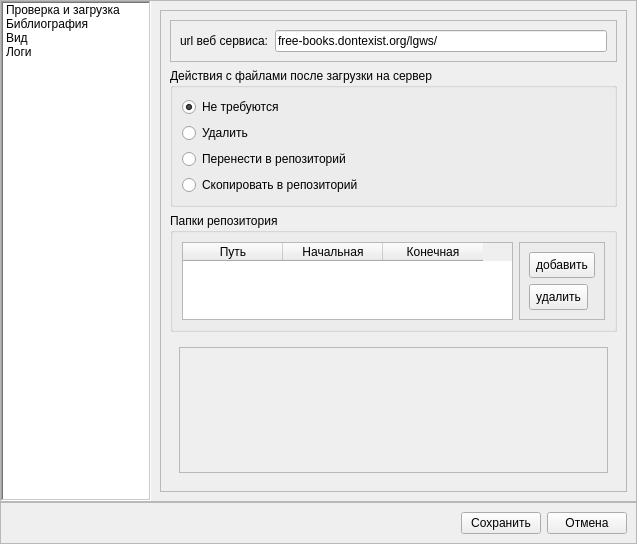
<?xml version="1.0" encoding="UTF-8"?>
<ui version="4.0">
 <class>guSettDialog</class>
 <widget class="QDialog" name="guSettDialog">
  <property name="geometry">
   <rect>
    <x>0</x>
    <y>0</y>
    <width>637</width>
    <height>463</height>
   </rect>
  </property>
  <property name="windowTitle">
   <string>Настройки программы</string>
  </property>
  <property name="windowIcon">
   <iconset resource="../resources/res.qrc">
    <normaloff>:/icons/configure.png</normaloff>:/icons/configure.png</iconset>
  </property>
  <layout class="QVBoxLayout" name="verticalLayout_2">
   <property name="spacing">
    <number>0</number>
   </property>
   <property name="margin">
    <number>0</number>
   </property>
   <item>
    <widget class="QFrame" name="frame">
     <property name="frameShape">
      <enum>QFrame::StyledPanel</enum>
     </property>
     <property name="frameShadow">
      <enum>QFrame::Raised</enum>
     </property>
     <layout class="QHBoxLayout" name="horizontalLayout">
      <property name="spacing">
       <number>0</number>
      </property>
      <property name="margin">
       <number>0</number>
      </property>
      <item>
       <widget class="QListWidget" name="listWidgetSettGroup">
        <property name="minimumSize">
         <size>
          <width>150</width>
          <height>0</height>
         </size>
        </property>
        <property name="maximumSize">
         <size>
          <width>150</width>
          <height>16777215</height>
         </size>
        </property>
        <property name="frameShape">
         <enum>QFrame::WinPanel</enum>
        </property>
        <property name="frameShadow">
         <enum>QFrame::Sunken</enum>
        </property>
        <item>
         <property name="text">
          <string>Проверка и загрузка</string>
         </property>
         <property name="flags">
          <set>ItemIsSelectable|ItemIsDragEnabled|ItemIsEnabled</set>
         </property>
        </item>
        <item>
         <property name="text">
          <string>Библиография</string>
         </property>
         <property name="flags">
          <set>ItemIsSelectable|ItemIsDragEnabled|ItemIsEnabled</set>
         </property>
        </item>
        <item>
         <property name="text">
          <string>Вид</string>
         </property>
         <property name="flags">
          <set>ItemIsSelectable|ItemIsDragEnabled|ItemIsEnabled</set>
         </property>
        </item>
        <item>
         <property name="text">
          <string>Логи</string>
         </property>
        </item>
       </widget>
      </item>
      <item>
       <widget class="QStackedWidget" name="stackedWidgetSettTabs">
        <property name="currentIndex">
         <number>0</number>
        </property>
        <widget class="QWidget" name="page_2">
         <layout class="QVBoxLayout" name="verticalLayout_4">
          <item>
           <widget class="QFrame" name="frame_3">
            <property name="frameShape">
             <enum>QFrame::StyledPanel</enum>
            </property>
            <property name="frameShadow">
             <enum>QFrame::Raised</enum>
            </property>
            <layout class="QVBoxLayout" name="verticalLayout_8">
             <item>
              <widget class="QFrame" name="frame_2">
               <property name="frameShape">
                <enum>QFrame::StyledPanel</enum>
               </property>
               <property name="frameShadow">
                <enum>QFrame::Raised</enum>
               </property>
               <layout class="QHBoxLayout" name="horizontalLayout_2">
                <item>
                 <widget class="QLabel" name="label">
                  <property name="sizePolicy">
                   <sizepolicy hsizetype="Preferred" vsizetype="Preferred">
                    <horstretch>0</horstretch>
                    <verstretch>0</verstretch>
                   </sizepolicy>
                  </property>
                  <property name="text">
                   <string>url веб сервиса:</string>
                  </property>
                 </widget>
                </item>
                <item>
                 <widget class="QLineEdit" name="lineEditServiceUrl">
                  <property name="sizePolicy">
                   <sizepolicy hsizetype="Expanding" vsizetype="Fixed">
                    <horstretch>0</horstretch>
                    <verstretch>0</verstretch>
                   </sizepolicy>
                  </property>
                  <property name="inputMethodHints">
                   <set>Qt::ImhUrlCharactersOnly</set>
                  </property>
                  <property name="text">
                   <string>free-books.dontexist.org/lgws/</string>
                  </property>
                 </widget>
                </item>
               </layout>
              </widget>
             </item>
             <item>
              <widget class="QGroupBox" name="groupBox_2">
               <property name="title">
                <string>Действия с файлами после загрузки на сервер</string>
               </property>
               <layout class="QVBoxLayout" name="verticalLayout_5">
                <item>
                 <widget class="QRadioButton" name="radioButtonInLibNoAction">
                  <property name="text">
                   <string>Не требуются</string>
                  </property>
                  <property name="checked">
                   <bool>true</bool>
                  </property>
                 </widget>
                </item>
                <item>
                 <widget class="QRadioButton" name="radioButtonInLibRemove">
                  <property name="text">
                   <string>Удалить</string>
                  </property>
                 </widget>
                </item>
                <item>
                 <widget class="QRadioButton" name="radioButtonInLibMoveToRep">
                  <property name="text">
                   <string>Перенести в репозиторий</string>
                  </property>
                 </widget>
                </item>
                <item>
                 <widget class="QRadioButton" name="radioButtonInLibCopyToRep">
                  <property name="text">
                   <string>Скопировать в репозиторий</string>
                  </property>
                 </widget>
                </item>
               </layout>
              </widget>
             </item>
             <item>
              <widget class="QGroupBox" name="groupBox">
               <property name="title">
                <string>Папки репозитория</string>
               </property>
               <layout class="QVBoxLayout" name="verticalLayout_3">
                <item>
                 <layout class="QGridLayout" name="gridLayout">
                  <item row="0" column="1">
                   <widget class="QFrame" name="frame_4">
                    <property name="frameShape">
                     <enum>QFrame::StyledPanel</enum>
                    </property>
                    <property name="frameShadow">
                     <enum>QFrame::Raised</enum>
                    </property>
                    <layout class="QVBoxLayout" name="verticalLayout">
                     <item>
                      <widget class="QToolButton" name="toolButton">
                       <property name="minimumSize">
                        <size>
                         <width>0</width>
                         <height>26</height>
                        </size>
                       </property>
                       <property name="text">
                        <string>добавить</string>
                       </property>
                       <property name="icon">
                        <iconset resource="../resources/res.qrc">
                         <normaloff>:/icons/add_22.png</normaloff>:/icons/add_22.png</iconset>
                       </property>
                       <property name="toolButtonStyle">
                        <enum>Qt::ToolButtonTextBesideIcon</enum>
                       </property>
                      </widget>
                     </item>
                     <item>
                      <widget class="QToolButton" name="toolButton_3">
                       <property name="minimumSize">
                        <size>
                         <width>0</width>
                         <height>26</height>
                        </size>
                       </property>
                       <property name="text">
                        <string>удалить</string>
                       </property>
                       <property name="icon">
                        <iconset resource="../resources/res.qrc">
                         <normaloff>:/icons/list_remove_22.png</normaloff>:/icons/list_remove_22.png</iconset>
                       </property>
                       <property name="toolButtonStyle">
                        <enum>Qt::ToolButtonTextBesideIcon</enum>
                       </property>
                      </widget>
                     </item>
                    </layout>
                   </widget>
                  </item>
                  <item row="0" column="0">
                   <widget class="QTableWidget" name="tableWidget">
                    <column>
                     <property name="text">
                      <string>Путь</string>
                     </property>
                    </column>
                    <column>
                     <property name="text">
                      <string>Начальная</string>
                     </property>
                    </column>
                    <column>
                     <property name="text">
                      <string>Конечная</string>
                     </property>
                    </column>
                   </widget>
                  </item>
                 </layout>
                </item>
               </layout>
              </widget>
             </item>
             <item>
              <widget class="QStackedWidget" name="stackedWidget_2">
               <property name="currentIndex">
                <number>1</number>
               </property>
               <widget class="QWidget" name="page_6">
                <layout class="QVBoxLayout" name="verticalLayout_6">
                 <item>
                  <widget class="QFrame" name="frame_8">
                   <property name="frameShape">
                    <enum>QFrame::StyledPanel</enum>
                   </property>
                   <property name="frameShadow">
                    <enum>QFrame::Raised</enum>
                   </property>
                   <layout class="QHBoxLayout" name="horizontalLayout_8">
                    <item>
                     <layout class="QGridLayout" name="gridLayout_3">
                      <item row="0" column="0">
                       <widget class="QLabel" name="label_6">
                        <property name="text">
                         <string>host:</string>
                        </property>
                       </widget>
                      </item>
                      <item row="0" column="1">
                       <widget class="QLineEdit" name="lineEdit_6">
                        <property name="text">
                         <string>localhost</string>
                        </property>
                       </widget>
                      </item>
                      <item row="1" column="0">
                       <widget class="QLabel" name="label_7">
                        <property name="text">
                         <string>port:</string>
                        </property>
                       </widget>
                      </item>
                      <item row="1" column="1">
                       <widget class="QLineEdit" name="lineEdit_7">
                        <property name="inputMethodHints">
                         <set>Qt::ImhDigitsOnly</set>
                        </property>
                        <property name="text">
                         <string>3232</string>
                        </property>
                       </widget>
                      </item>
                      <item row="2" column="0">
                       <widget class="QLabel" name="label_8">
                        <property name="text">
                         <string>user:</string>
                        </property>
                       </widget>
                      </item>
                      <item row="3" column="0">
                       <widget class="QLabel" name="label_9">
                        <property name="text">
                         <string>pass:</string>
                        </property>
                       </widget>
                      </item>
                      <item row="2" column="1">
                       <widget class="QLineEdit" name="lineEdit_8">
                        <property name="inputMethodHints">
                         <set>Qt::ImhNone</set>
                        </property>
                       </widget>
                      </item>
                      <item row="3" column="1">
                       <widget class="QLineEdit" name="lineEdit_9">
                        <property name="inputMethodHints">
                         <set>Qt::ImhNone</set>
                        </property>
                       </widget>
                      </item>
                     </layout>
                    </item>
                    <item>
                     <spacer name="horizontalSpacer_5">
                      <property name="orientation">
                       <enum>Qt::Horizontal</enum>
                      </property>
                      <property name="sizeHint" stdset="0">
                       <size>
                        <width>40</width>
                        <height>20</height>
                       </size>
                      </property>
                     </spacer>
                    </item>
                   </layout>
                  </widget>
                 </item>
                </layout>
               </widget>
               <widget class="QWidget" name="page_7">
                <layout class="QVBoxLayout" name="verticalLayout_7">
                 <item>
                  <widget class="QFrame" name="frame_9">
                   <property name="frameShape">
                    <enum>QFrame::StyledPanel</enum>
                   </property>
                   <property name="frameShadow">
                    <enum>QFrame::Raised</enum>
                   </property>
                   <layout class="QHBoxLayout" name="horizontalLayout_3">
                    <item>
                     <layout class="QGridLayout" name="gridLayout_2">
                      <property name="rightMargin">
                       <number>10</number>
                      </property>
                      <item row="0" column="0">
                       <spacer name="verticalSpacer_3">
                        <property name="orientation">
                         <enum>Qt::Vertical</enum>
                        </property>
                        <property name="sizeHint" stdset="0">
                         <size>
                          <width>20</width>
                          <height>40</height>
                         </size>
                        </property>
                       </spacer>
                      </item>
                     </layout>
                    </item>
                   </layout>
                  </widget>
                 </item>
                </layout>
               </widget>
              </widget>
             </item>
             <item>
              <spacer name="verticalSpacer_2">
               <property name="orientation">
                <enum>Qt::Vertical</enum>
               </property>
               <property name="sizeHint" stdset="0">
                <size>
                 <width>20</width>
                 <height>171</height>
                </size>
               </property>
              </spacer>
             </item>
            </layout>
           </widget>
          </item>
         </layout>
        </widget>
        <widget class="QWidget" name="page_4">
         <layout class="QVBoxLayout" name="verticalLayout_12">
          <item>
           <widget class="QFrame" name="frame_5">
            <property name="frameShape">
             <enum>QFrame::StyledPanel</enum>
            </property>
            <property name="frameShadow">
             <enum>QFrame::Raised</enum>
            </property>
            <layout class="QVBoxLayout" name="verticalLayout_14">
             <item>
              <widget class="QLabel" name="label_10">
               <property name="text">
                <string>&lt;!DOCTYPE HTML PUBLIC &quot;-//W3C//DTD HTML 4.0//EN&quot; &quot;http://www.w3.org/TR/REC-html40/strict.dtd&quot;&gt;
&lt;html&gt;&lt;head&gt;&lt;meta name=&quot;qrichtext&quot; content=&quot;1&quot; /&gt;&lt;style type=&quot;text/css&quot;&gt;
p, li { white-space: pre-wrap; }
&lt;/style&gt;&lt;/head&gt;&lt;body style=&quot; font-family:'MS Shell Dlg 2'; font-size:8.25pt; font-weight:400; font-style:normal;&quot;&gt;
&lt;p style=&quot; margin-top:0px; margin-bottom:0px; margin-left:0px; margin-right:0px; -qt-block-indent:0; text-indent:0px;&quot;&gt;&lt;span style=&quot; font-size:8pt;&quot;&gt;Добавьте источники в левый список и определите очередность получения библиографической информации (поиск осуществляется до первого найденного)&lt;/span&gt;&lt;/p&gt;&lt;/body&gt;&lt;/html&gt;</string>
               </property>
               <property name="wordWrap">
                <bool>true</bool>
               </property>
              </widget>
             </item>
             <item>
              <layout class="QHBoxLayout" name="horizontalLayout_5">
               <property name="rightMargin">
                <number>6</number>
               </property>
               <item>
                <widget class="QFrame" name="frame_12">
                 <property name="frameShape">
                  <enum>QFrame::StyledPanel</enum>
                 </property>
                 <property name="frameShadow">
                  <enum>QFrame::Raised</enum>
                 </property>
                 <layout class="QVBoxLayout" name="verticalLayout_17">
                  <item>
                   <widget class="QToolButton" name="toolButtonDataUp">
                    <property name="minimumSize">
                     <size>
                      <width>24</width>
                      <height>24</height>
                     </size>
                    </property>
                    <property name="text">
                     <string>...</string>
                    </property>
                    <property name="icon">
                     <iconset resource="../resources/res.qrc">
                      <normaloff>:/icons/up.png</normaloff>:/icons/up.png</iconset>
                    </property>
                   </widget>
                  </item>
                  <item>
                   <widget class="QToolButton" name="toolButtonDataDown">
                    <property name="minimumSize">
                     <size>
                      <width>24</width>
                      <height>24</height>
                     </size>
                    </property>
                    <property name="text">
                     <string>...</string>
                    </property>
                    <property name="icon">
                     <iconset resource="../resources/res.qrc">
                      <normaloff>:/icons/down.png</normaloff>:/icons/down.png</iconset>
                    </property>
                   </widget>
                  </item>
                  <item>
                   <spacer name="verticalSpacer_5">
                    <property name="orientation">
                     <enum>Qt::Vertical</enum>
                    </property>
                    <property name="sizeHint" stdset="0">
                     <size>
                      <width>20</width>
                      <height>40</height>
                     </size>
                    </property>
                   </spacer>
                  </item>
                 </layout>
                </widget>
               </item>
               <item>
                <widget class="QListWidget" name="listWidgetUsedDataSources">
                 <property name="maximumSize">
                  <size>
                   <width>150</width>
                   <height>16777215</height>
                  </size>
                 </property>
                 <item>
                  <property name="text">
                   <string>amazon.com</string>
                  </property>
                 </item>
                </widget>
               </item>
               <item>
                <widget class="QFrame" name="frame_10">
                 <property name="frameShape">
                  <enum>QFrame::StyledPanel</enum>
                 </property>
                 <property name="frameShadow">
                  <enum>QFrame::Raised</enum>
                 </property>
                 <layout class="QVBoxLayout" name="verticalLayout_13">
                  <item>
                   <widget class="QToolButton" name="toolButtonAddDataSource">
                    <property name="minimumSize">
                     <size>
                      <width>24</width>
                      <height>24</height>
                     </size>
                    </property>
                    <property name="text">
                     <string>...</string>
                    </property>
                    <property name="icon">
                     <iconset resource="../resources/res.qrc">
                      <normaloff>:/icons/back.png</normaloff>:/icons/back.png</iconset>
                    </property>
                   </widget>
                  </item>
                  <item>
                   <widget class="QToolButton" name="toolButtonRemoveDataSource">
                    <property name="minimumSize">
                     <size>
                      <width>24</width>
                      <height>24</height>
                     </size>
                    </property>
                    <property name="text">
                     <string>...</string>
                    </property>
                    <property name="icon">
                     <iconset resource="../resources/res.qrc">
                      <normaloff>:/icons/forward.png</normaloff>:/icons/forward.png</iconset>
                    </property>
                   </widget>
                  </item>
                  <item>
                   <spacer name="verticalSpacer_4">
                    <property name="orientation">
                     <enum>Qt::Vertical</enum>
                    </property>
                    <property name="sizeHint" stdset="0">
                     <size>
                      <width>20</width>
                      <height>40</height>
                     </size>
                    </property>
                   </spacer>
                  </item>
                 </layout>
                </widget>
               </item>
               <item>
                <widget class="QListWidget" name="listWidgetExistingDataSources">
                 <property name="maximumSize">
                  <size>
                   <width>150</width>
                   <height>16777215</height>
                  </size>
                 </property>
                 <item>
                  <property name="text">
                   <string>ozon.ru</string>
                  </property>
                 </item>
                 <item>
                  <property name="text">
                   <string>isbndb.com</string>
                  </property>
                 </item>
                 <item>
                  <property name="text">
                   <string>rsl.ru</string>
                  </property>
                 </item>
                </widget>
               </item>
               <item>
                <spacer name="horizontalSpacer_2">
                 <property name="orientation">
                  <enum>Qt::Horizontal</enum>
                 </property>
                 <property name="sizeHint" stdset="0">
                  <size>
                   <width>40</width>
                   <height>20</height>
                  </size>
                 </property>
                </spacer>
               </item>
              </layout>
             </item>
            </layout>
           </widget>
          </item>
         </layout>
        </widget>
        <widget class="QWidget" name="page_5">
         <layout class="QVBoxLayout" name="verticalLayout_15">
          <item>
           <widget class="QFrame" name="frame_6">
            <property name="frameShape">
             <enum>QFrame::StyledPanel</enum>
            </property>
            <property name="frameShadow">
             <enum>QFrame::Raised</enum>
            </property>
            <layout class="QHBoxLayout" name="horizontalLayout_6">
             <item>
              <widget class="QGroupBox" name="groupBox_3">
               <property name="title">
                <string>Цвета индикации:</string>
               </property>
               <layout class="QVBoxLayout" name="verticalLayout_16">
                <item>
                 <layout class="QFormLayout" name="formLayout">
                  <property name="fieldGrowthPolicy">
                   <enum>QFormLayout::AllNonFixedFieldsGrow</enum>
                  </property>
                  <property name="verticalSpacing">
                   <number>2</number>
                  </property>
                  <item row="0" column="0">
                   <widget class="QLabel" name="label_5">
                    <property name="text">
                     <string>На сервере:</string>
                    </property>
                   </widget>
                  </item>
                  <item row="0" column="1">
                   <widget class="QPushButton" name="pushButtonDublicate">
                    <property name="maximumSize">
                     <size>
                      <width>30</width>
                      <height>16777215</height>
                     </size>
                    </property>
                    <property name="styleSheet">
                     <string notr="true">background-color: qlineargradient(spread:pad, x1:0, y1:0, x2:1, y2:0, stop:0 rgba(0, 0, 0, 255));
</string>
                    </property>
                    <property name="text">
                     <string/>
                    </property>
                   </widget>
                  </item>
                  <item row="1" column="0">
                   <widget class="QLabel" name="label_11">
                    <property name="text">
                     <string>Есть ISBN:</string>
                    </property>
                   </widget>
                  </item>
                  <item row="1" column="1">
                   <widget class="QPushButton" name="pushButtonIsbn">
                    <property name="maximumSize">
                     <size>
                      <width>30</width>
                      <height>16777215</height>
                     </size>
                    </property>
                    <property name="styleSheet">
                     <string notr="true">background-color: qlineargradient(spread:pad, x1:0, y1:0, x2:1, y2:0, stop:0 rgba(0, 0, 0, 255));
</string>
                    </property>
                    <property name="text">
                     <string/>
                    </property>
                   </widget>
                  </item>
                  <item row="2" column="0">
                   <widget class="QLabel" name="label_12">
                    <property name="text">
                     <string>Есть библиография:</string>
                    </property>
                   </widget>
                  </item>
                  <item row="2" column="1">
                   <widget class="QPushButton" name="pushButtonBiblio">
                    <property name="maximumSize">
                     <size>
                      <width>30</width>
                      <height>16777215</height>
                     </size>
                    </property>
                    <property name="styleSheet">
                     <string notr="true">background-color: qlineargradient(spread:pad, x1:0, y1:0, x2:1, y2:0, stop:0 rgba(0, 0, 0, 255));
</string>
                    </property>
                    <property name="text">
                     <string/>
                    </property>
                   </widget>
                  </item>
                  <item row="3" column="0">
                   <widget class="QLabel" name="label_13">
                    <property name="text">
                     <string>Загружен на сервер:</string>
                    </property>
                   </widget>
                  </item>
                  <item row="3" column="1">
                   <widget class="QPushButton" name="pushButtonUploaded">
                    <property name="maximumSize">
                     <size>
                      <width>30</width>
                      <height>16777215</height>
                     </size>
                    </property>
                    <property name="styleSheet">
                     <string notr="true">background-color: qlineargradient(spread:pad, x1:0, y1:0, x2:1, y2:0, stop:0 rgba(0, 0, 0, 255));
</string>
                    </property>
                    <property name="text">
                     <string/>
                    </property>
                   </widget>
                  </item>
                  <item row="4" column="1">
                   <widget class="QPushButton" name="pushButtonCategory">
                    <property name="maximumSize">
                     <size>
                      <width>30</width>
                      <height>16777215</height>
                     </size>
                    </property>
                    <property name="styleSheet">
                     <string notr="true">background-color: qlineargradient(spread:pad, x1:0, y1:0, x2:1, y2:0, stop:0 rgba(0, 0, 0, 255));
</string>
                    </property>
                    <property name="text">
                     <string/>
                    </property>
                   </widget>
                  </item>
                  <item row="4" column="0">
                   <widget class="QLabel" name="label_14">
                    <property name="text">
                     <string>Выбранная категория:</string>
                    </property>
                   </widget>
                  </item>
                 </layout>
                </item>
               </layout>
              </widget>
             </item>
            </layout>
           </widget>
          </item>
          <item>
           <widget class="QFrame" name="frame_7">
            <property name="frameShape">
             <enum>QFrame::StyledPanel</enum>
            </property>
            <property name="frameShadow">
             <enum>QFrame::Raised</enum>
            </property>
            <layout class="QHBoxLayout" name="horizontalLayout_7">
             <item>
              <widget class="QGroupBox" name="groupBox_5">
               <property name="title">
                <string>Поля, отображаемые в списке книг:</string>
               </property>
               <layout class="QVBoxLayout" name="verticalLayout_19">
                <item>
                 <layout class="QGridLayout" name="gridLayout_4">
                  <item row="1" column="0">
                   <widget class="QCheckBox" name="checkBoxShowFileExtensionColumn">
                    <property name="text">
                     <string>Расширение файла</string>
                    </property>
                   </widget>
                  </item>
                  <item row="2" column="0">
                   <widget class="QCheckBox" name="checkBoxShowTitleColumn">
                    <property name="text">
                     <string>Название</string>
                    </property>
                   </widget>
                  </item>
                  <item row="3" column="0">
                   <widget class="QCheckBox" name="checkBoxShowAuthorsColumn">
                    <property name="text">
                     <string>Авторы</string>
                    </property>
                   </widget>
                  </item>
                  <item row="4" column="0">
                   <widget class="QCheckBox" name="checkBoxShowSeriesColumn">
                    <property name="text">
                     <string>Серия</string>
                    </property>
                   </widget>
                  </item>
                  <item row="5" column="0">
                   <widget class="QCheckBox" name="checkBoxShowPeriodicalColumn">
                    <property name="text">
                     <string>Журнал</string>
                    </property>
                   </widget>
                  </item>
                  <item row="0" column="0">
                   <widget class="QCheckBox" name="checkBoxShowFileNameColumn">
                    <property name="text">
                     <string>Имя файла</string>
                    </property>
                   </widget>
                  </item>
                  <item row="6" column="0">
                   <widget class="QCheckBox" name="checkBoxShowPublisherColumn">
                    <property name="text">
                     <string>Издательство</string>
                    </property>
                   </widget>
                  </item>
                  <item row="0" column="1">
                   <widget class="QCheckBox" name="checkBoxShowCityColumn">
                    <property name="text">
                     <string>Город</string>
                    </property>
                   </widget>
                  </item>
                  <item row="1" column="1">
                   <widget class="QCheckBox" name="checkBoxShowPubYearColumn">
                    <property name="text">
                     <string>Год издания</string>
                    </property>
                   </widget>
                  </item>
                  <item row="2" column="1">
                   <widget class="QCheckBox" name="checkBoxShowIssueColumn">
                    <property name="text">
                     <string>Издание</string>
                    </property>
                   </widget>
                  </item>
                  <item row="3" column="1">
                   <widget class="QCheckBox" name="checkBoxShowVolumeColumn">
                    <property name="text">
                     <string>Том</string>
                    </property>
                   </widget>
                  </item>
                  <item row="4" column="1">
                   <widget class="QCheckBox" name="checkBoxShowPageNumColumn">
                    <property name="text">
                     <string>Кол-во страниц</string>
                    </property>
                   </widget>
                  </item>
                  <item row="5" column="1">
                   <widget class="QCheckBox" name="checkBoxShowLanguageColumn">
                    <property name="text">
                     <string>Язык</string>
                    </property>
                   </widget>
                  </item>
                  <item row="6" column="1">
                   <widget class="QCheckBox" name="checkBoxShowUDCColumn">
                    <property name="text">
                     <string>УДК</string>
                    </property>
                   </widget>
                  </item>
                  <item row="0" column="2">
                   <widget class="QCheckBox" name="checkBoxShowBBCColumn">
                    <property name="text">
                     <string>ББК</string>
                    </property>
                   </widget>
                  </item>
                  <item row="1" column="2">
                   <widget class="QCheckBox" name="checkBoxShowCollectionColumn">
                    <property name="text">
                     <string>Библиотека</string>
                    </property>
                   </widget>
                  </item>
                  <item row="2" column="2">
                   <widget class="QCheckBox" name="checkBoxShowCollectionIssueColumn">
                    <property name="text">
                     <string>Издание библиотеки</string>
                    </property>
                   </widget>
                  </item>
                  <item row="3" column="2">
                   <widget class="QCheckBox" name="checkBoxShowScanDpiColumn">
                    <property name="text">
                     <string>Разрешение скана</string>
                    </property>
                   </widget>
                  </item>
                  <item row="4" column="2">
                   <widget class="QCheckBox" name="checkBoxShowColorScanColumn">
                    <property name="text">
                     <string>Цветной скан</string>
                    </property>
                   </widget>
                  </item>
                  <item row="5" column="2">
                   <widget class="QCheckBox" name="checkBoxShowClearScanColumn">
                    <property name="text">
                     <string>Очищенный скан</string>
                    </property>
                   </widget>
                  </item>
                 </layout>
                </item>
               </layout>
              </widget>
             </item>
            </layout>
           </widget>
          </item>
          <item>
           <spacer name="verticalSpacer_8">
            <property name="orientation">
             <enum>Qt::Vertical</enum>
            </property>
            <property name="sizeHint" stdset="0">
             <size>
              <width>20</width>
              <height>40</height>
             </size>
            </property>
           </spacer>
          </item>
         </layout>
        </widget>
        <widget class="QWidget" name="page_8">
         <layout class="QVBoxLayout" name="verticalLayout_20">
          <item>
           <widget class="QGroupBox" name="groupBox_4">
            <property name="title">
             <string>Вести логи:</string>
            </property>
            <layout class="QVBoxLayout" name="verticalLayout_18">
             <item>
              <widget class="QCheckBox" name="checkBoxLogInspect">
               <property name="text">
                <string>Инспектирования папки</string>
               </property>
              </widget>
             </item>
             <item>
              <widget class="QCheckBox" name="checkBoxLogDublCheck">
               <property name="text">
                <string>Запросов на сервер информации по md5</string>
               </property>
              </widget>
             </item>
             <item>
              <widget class="QCheckBox" name="checkBoxLogExtrISBN">
               <property name="text">
                <string>Извлечения ISBN</string>
               </property>
              </widget>
             </item>
             <item>
              <widget class="QCheckBox" name="checkBoxLogBibFind">
               <property name="text">
                <string>Поиска библиографической информации</string>
               </property>
              </widget>
             </item>
             <item>
              <widget class="QCheckBox" name="checkBoxLogUpload">
               <property name="text">
                <string>Загрузки на сервер</string>
               </property>
              </widget>
             </item>
            </layout>
           </widget>
          </item>
          <item>
           <spacer name="verticalSpacer_9">
            <property name="orientation">
             <enum>Qt::Vertical</enum>
            </property>
            <property name="sizeHint" stdset="0">
             <size>
              <width>20</width>
              <height>40</height>
             </size>
            </property>
           </spacer>
          </item>
         </layout>
        </widget>
       </widget>
      </item>
     </layout>
    </widget>
   </item>
   <item>
    <widget class="QFrame" name="frame_11">
     <property name="frameShape">
      <enum>QFrame::StyledPanel</enum>
     </property>
     <property name="frameShadow">
      <enum>QFrame::Raised</enum>
     </property>
     <layout class="QHBoxLayout" name="horizontalLayout_4">
      <item>
       <spacer name="horizontalSpacer_3">
        <property name="orientation">
         <enum>Qt::Horizontal</enum>
        </property>
        <property name="sizeHint" stdset="0">
         <size>
          <width>434</width>
          <height>20</height>
         </size>
        </property>
       </spacer>
      </item>
      <item>
       <widget class="QPushButton" name="pushButtonSet">
        <property name="text">
         <string>Сохранить</string>
        </property>
       </widget>
      </item>
      <item>
       <widget class="QPushButton" name="pushButtonExit">
        <property name="text">
         <string>Отмена</string>
        </property>
       </widget>
      </item>
     </layout>
    </widget>
   </item>
  </layout>
 </widget>
 <resources>
  <include location="../resources/res.qrc"/>
 </resources>
 <connections/>
</ui>
